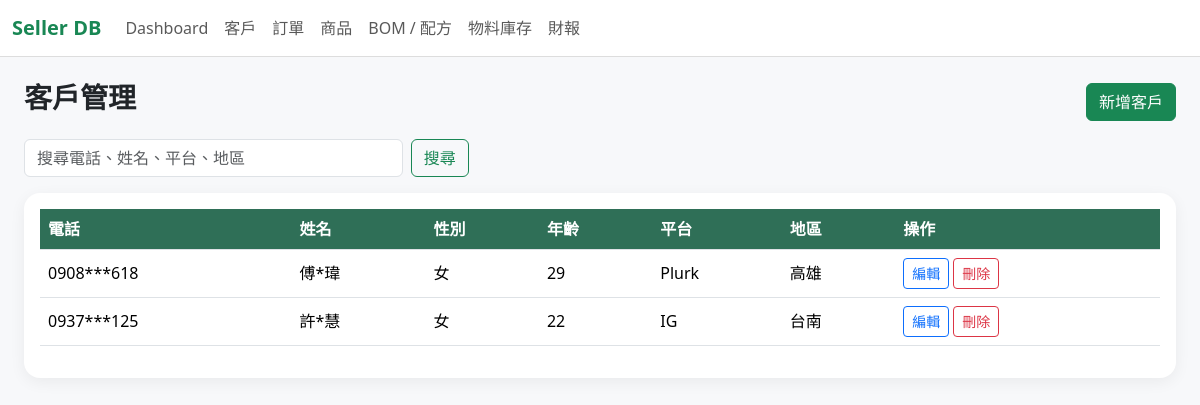
The page /customers on the database as committed earlier.
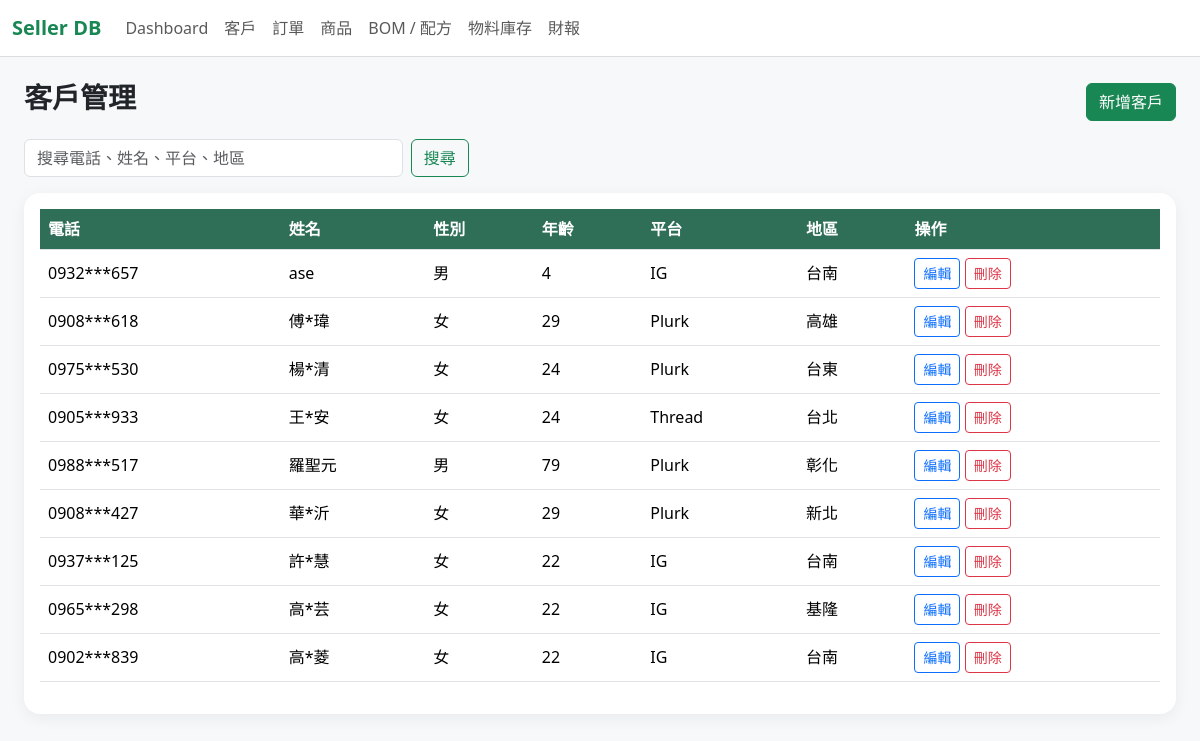
The same page on the database as committed later.
### tables this page shows
CREATE TABLE CUSTOMER (phone_number TEXT (10) PRIMARY KEY UNIQUE CHECK (length("phone_number") = 10 AND "phone_number" NOT GLOB '*[^0-9]*'), name TEXT, gender TEXT CHECK (gender IN ('男', '女', '其他')), age INTEGER, platform TEXT, area TEXT);

### app.py (the view)
@app.route("/customers")
def customers():
    q = request.args.get("q", "").strip()
    db = get_db()
    if q:
        rows = db.execute('''
            SELECT * FROM CUSTOMER
            WHERE phone_number LIKE ? OR name LIKE ? OR platform LIKE ? OR area LIKE ?
            ORDER BY name
        ''', [f"%{q}%"] * 4).fetchall()
    else:
        rows = db.execute("SELECT * FROM CUSTOMER ORDER BY name").fetchall()
    return render_template("customers.html", customers=rows, q=q)

### app.py (called while the page is built)
def get_db():
    if "db" not in g:
        g.db = sqlite3.connect(DB_PATH, timeout=10.0)
        g.db.row_factory = sqlite3.Row
        g.db.execute("PRAGMA foreign_keys = ON")
        g.db.execute("PRAGMA journal_mode = WAL")
        g.db.execute("PRAGMA synchronous = NORMAL")
    return g.db

@app.template_filter("mask_phone")
def mask_phone(phone):
    phone = str(phone or "")
    if len(phone) == 10 and phone.isdigit():
        return phone[:4] + "***" + phone[-3:]
    return phone

### templates/customers.html
{% extends "base.html" %}
{% block content %}
<div class="d-flex justify-content-between align-items-center mb-3">
    <h3 class="fw-bold">客戶管理</h3>
    <a class="btn btn-success" href="{{ url_for('customer_new') }}">新增客戶</a>
</div>
<form class="row g-2 mb-3">
    <div class="col-md-4">
        <input class="form-control" name="q" value="{{ q }}" placeholder="搜尋電話、姓名、平台、地區">
    </div>
    <div class="col-auto">
        <button class="btn btn-outline-success">搜尋</button>
    </div>
</form>
<div class="card p-3">
    <div class="table-responsive">
        <table class="table table-hover align-middle">
            <thead>
            <tr>
                <th>電話</th>
                <th>姓名</th>
                <th>性別</th>
                <th>年齡</th>
                <th>平台</th>
                <th>地區</th>
                <th>操作</th>
            </tr>
            </thead>
            <tbody>
            {% for c in customers %}
            <tr>
                <td>{{ c.phone_number|mask_phone }}</td>
                <td>{{ c.name }}</td>
                <td>{{ c.gender }}</td>
                <td>{{ c.age }}</td>
                <td>{{ c.platform }}</td>
                <td>{{ c.area }}</td>
                <td>
                    <a class="btn btn-sm btn-outline-primary" href="{{ url_for('customer_edit', phone_number=c.phone_number) }}">編輯</a>
                    <form class="action-form" method="post" action="{{ url_for('customer_delete', phone_number=c.phone_number) }}" onsubmit="return confirm('確定刪除？')">
                        <button class="btn btn-sm btn-outline-danger">刪除</button>
                    </form>
                </td>
            </tr>
            {% else %}
            <tr><td colspan="7" class="text-center text-muted">沒有資料</td></tr>
            {% endfor %}
            </tbody>
        </table>
    </div>
</div>
{% endblock %}

### templates/base.html (shortened to what this page needs)
<!doctype html>
<html lang="zh-Hant">
<head>
    <link href="https://cdn.jsdelivr.net/npm/bootstrap@5.3.3/dist/css/bootstrap.min.css" rel="stylesheet">
    <link href="{{ url_for('static', filename='style.css') }}" rel="stylesheet">
</head>
<body>
<nav class="navbar navbar-expand-lg bg-white sticky-top">
    <div class="container-fluid">
        <a class="navbar-brand fw-bold text-success" href="{{ url_for('dashboard') }}">Seller DB</a>
        <div class="collapse navbar-collapse" id="navbarMenu">
            <ul class="navbar-nav me-auto">
                <li class="nav-item"><a class="nav-link" href="{{ url_for('dashboard') }}">Dashboard</a></li>
                <li class="nav-item"><a class="nav-link" href="{{ url_for('customers') }}">客戶</a></li>
                <li class="nav-item"><a class="nav-link" href="{{ url_for('orders') }}">訂單</a></li>
                <li class="nav-item"><a class="nav-link" href="{{ url_for('products') }}">商品</a></li>
                <li class="nav-item"><a class="nav-link" href="{{ url_for('recipes') }}">BOM / 配方</a></li>
                <li class="nav-item"><a class="nav-link" href="{{ url_for('materials') }}">物料庫存</a></li>
                <li class="nav-item"><a class="nav-link" href="{{ url_for('reports') }}">財報</a></li>
            </ul>
        </div>
    </div>
</nav>
<main class="container-fluid px-4 py-4">
    {% block content %}{% endblock %}
</main>
</body>
</html>

### static/style.css (style rules this page uses)
body { background: #f7f8fa; }
.navbar { border-bottom: 1px solid #ddd; }
.card { border: 0; border-radius: 16px; box-shadow: 0 4px 16px rgba(0,0,0,.06); }
.table thead th { background: #2f6f57; color: white; vertical-align: middle; }
.action-form { display: inline; }

Rows that differ between the two databases and show on the page:
added CUSTOMER: phone_number|mask_phone "0932***657", name "ase", gender "男", age "4", platform "IG", area "台南"
added CUSTOMER: phone_number|mask_phone "0975***530", name "楊*清", gender "女", age "24", platform "Plurk", area "台東"
added CUSTOMER: phone_number|mask_phone "0905***933", name "王*安", gender "女", age "24", platform "Thread", area "台北"
added CUSTOMER: phone_number|mask_phone "0988***517", name "羅聖元", gender "男", age "79", platform "Plurk", area "彰化"
added CUSTOMER: phone_number|mask_phone "0908***427", name "華*沂", gender "女", age "29", platform "Plurk", area "新北"
added CUSTOMER: phone_number|mask_phone "0965***298", name "高*芸", gender "女", age "22", platform "IG", area "基隆"
added CUSTOMER: phone_number|mask_phone "0902***839", name "高*菱", gender "女", age "22", platform "IG", area "台南"
